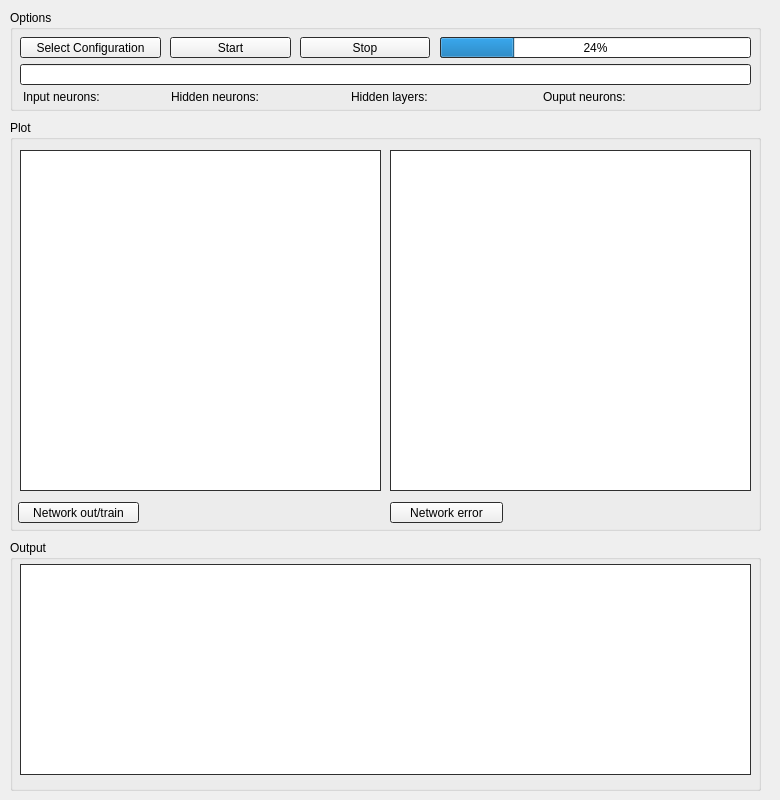
<?xml version="1.0" encoding="UTF-8"?>
<ui version="4.0">
 <class>FormLauncher</class>
 <widget class="QWidget" name="FormLauncher">
  <property name="geometry">
   <rect>
    <x>0</x>
    <y>0</y>
    <width>780</width>
    <height>800</height>
   </rect>
  </property>
  <property name="sizePolicy">
   <sizepolicy hsizetype="Expanding" vsizetype="Expanding">
    <horstretch>0</horstretch>
    <verstretch>0</verstretch>
   </sizepolicy>
  </property>
  <property name="minimumSize">
   <size>
    <width>780</width>
    <height>800</height>
   </size>
  </property>
  <property name="maximumSize">
   <size>
    <width>16666666</width>
    <height>16666666</height>
   </size>
  </property>
  <property name="sizeIncrement">
   <size>
    <width>1</width>
    <height>1</height>
   </size>
  </property>
  <property name="baseSize">
   <size>
    <width>780</width>
    <height>700</height>
   </size>
  </property>
  <property name="mouseTracking">
   <bool>false</bool>
  </property>
  <property name="windowTitle">
   <string>VOIDS</string>
  </property>
  <widget class="QWidget" name="gridLayoutWidget">
   <property name="geometry">
    <rect>
     <x>0</x>
     <y>0</y>
     <width>788</width>
     <height>808</height>
    </rect>
   </property>
   <layout class="QGridLayout" name="gridLayout">
    <property name="leftMargin">
     <number>0</number>
    </property>
    <property name="topMargin">
     <number>0</number>
    </property>
    <property name="rightMargin">
     <number>0</number>
    </property>
    <property name="bottomMargin">
     <number>0</number>
    </property>
    <property name="spacing">
     <number>0</number>
    </property>
    <item row="0" column="0">
     <widget class="QWidget" name="widgetLauncher" native="true">
      <property name="sizePolicy">
       <sizepolicy hsizetype="Expanding" vsizetype="Expanding">
        <horstretch>0</horstretch>
        <verstretch>0</verstretch>
       </sizepolicy>
      </property>
      <property name="minimumSize">
       <size>
        <width>780</width>
        <height>800</height>
       </size>
      </property>
      <property name="maximumSize">
       <size>
        <width>1666666</width>
        <height>1666666</height>
       </size>
      </property>
      <property name="palette">
       <palette>
        <active>
         <colorrole role="Base">
          <brush brushstyle="SolidPattern">
           <color alpha="255">
            <red>255</red>
            <green>255</green>
            <blue>255</blue>
           </color>
          </brush>
         </colorrole>
         <colorrole role="Window">
          <brush brushstyle="SolidPattern">
           <color alpha="255">
            <red>61</red>
            <green>61</green>
            <blue>61</blue>
           </color>
          </brush>
         </colorrole>
        </active>
        <inactive>
         <colorrole role="Base">
          <brush brushstyle="SolidPattern">
           <color alpha="255">
            <red>255</red>
            <green>255</green>
            <blue>255</blue>
           </color>
          </brush>
         </colorrole>
         <colorrole role="Window">
          <brush brushstyle="SolidPattern">
           <color alpha="255">
            <red>61</red>
            <green>61</green>
            <blue>61</blue>
           </color>
          </brush>
         </colorrole>
        </inactive>
        <disabled>
         <colorrole role="Base">
          <brush brushstyle="SolidPattern">
           <color alpha="255">
            <red>61</red>
            <green>61</green>
            <blue>61</blue>
           </color>
          </brush>
         </colorrole>
         <colorrole role="Window">
          <brush brushstyle="SolidPattern">
           <color alpha="255">
            <red>61</red>
            <green>61</green>
            <blue>61</blue>
           </color>
          </brush>
         </colorrole>
        </disabled>
       </palette>
      </property>
      <widget class="QGroupBox" name="groupBoxOptions">
       <property name="geometry">
        <rect>
         <x>10</x>
         <y>10</y>
         <width>751</width>
         <height>101</height>
        </rect>
       </property>
       <property name="sizePolicy">
        <sizepolicy hsizetype="Expanding" vsizetype="Expanding">
         <horstretch>0</horstretch>
         <verstretch>0</verstretch>
        </sizepolicy>
       </property>
       <property name="title">
        <string>Options</string>
       </property>
       <widget class="QPushButton" name="pushButtonConfiguration">
        <property name="geometry">
         <rect>
          <x>10</x>
          <y>27</y>
          <width>141</width>
          <height>21</height>
         </rect>
        </property>
        <property name="text">
         <string>Select Configuration</string>
        </property>
       </widget>
       <widget class="QLabel" name="labelHiddenNeurons">
        <property name="geometry">
         <rect>
          <x>161</x>
          <y>79</y>
          <width>161</width>
          <height>16</height>
         </rect>
        </property>
        <property name="text">
         <string>Hidden neurons:</string>
        </property>
       </widget>
       <widget class="QLabel" name="labelInputNeurons">
        <property name="geometry">
         <rect>
          <x>13</x>
          <y>79</y>
          <width>131</width>
          <height>16</height>
         </rect>
        </property>
        <property name="text">
         <string>Input neurons:</string>
        </property>
       </widget>
       <widget class="QLabel" name="labelOutputNeurons">
        <property name="geometry">
         <rect>
          <x>533</x>
          <y>79</y>
          <width>171</width>
          <height>16</height>
         </rect>
        </property>
        <property name="text">
         <string>Ouput neurons:</string>
        </property>
       </widget>
       <widget class="QLabel" name="labelHiddenLayers">
        <property name="geometry">
         <rect>
          <x>341</x>
          <y>79</y>
          <width>161</width>
          <height>16</height>
         </rect>
        </property>
        <property name="text">
         <string>Hidden layers:</string>
        </property>
       </widget>
       <widget class="QLineEdit" name="lineEditConfigurationFile">
        <property name="geometry">
         <rect>
          <x>10</x>
          <y>54</y>
          <width>731</width>
          <height>21</height>
         </rect>
        </property>
       </widget>
       <widget class="QPushButton" name="pushButtonStart">
        <property name="geometry">
         <rect>
          <x>160</x>
          <y>27</y>
          <width>121</width>
          <height>21</height>
         </rect>
        </property>
        <property name="text">
         <string>Start</string>
        </property>
       </widget>
       <widget class="QPushButton" name="pushButtonStop">
        <property name="geometry">
         <rect>
          <x>290</x>
          <y>27</y>
          <width>130</width>
          <height>21</height>
         </rect>
        </property>
        <property name="text">
         <string>Stop</string>
        </property>
       </widget>
       <widget class="QProgressBar" name="progressBar">
        <property name="geometry">
         <rect>
          <x>430</x>
          <y>27</y>
          <width>311</width>
          <height>21</height>
         </rect>
        </property>
        <property name="value">
         <number>24</number>
        </property>
       </widget>
      </widget>
      <widget class="QGroupBox" name="groupBoxOutput">
       <property name="geometry">
        <rect>
         <x>10</x>
         <y>540</y>
         <width>751</width>
         <height>251</height>
        </rect>
       </property>
       <property name="title">
        <string>Output</string>
       </property>
       <widget class="QTextEdit" name="textEditConsole">
        <property name="geometry">
         <rect>
          <x>10</x>
          <y>24</y>
          <width>731</width>
          <height>211</height>
         </rect>
        </property>
       </widget>
      </widget>
      <widget class="QGroupBox" name="groupBoxData">
       <property name="geometry">
        <rect>
         <x>10</x>
         <y>120</y>
         <width>751</width>
         <height>411</height>
        </rect>
       </property>
       <property name="sizePolicy">
        <sizepolicy hsizetype="MinimumExpanding" vsizetype="Maximum">
         <horstretch>0</horstretch>
         <verstretch>0</verstretch>
        </sizepolicy>
       </property>
       <property name="title">
        <string>Plot</string>
       </property>
       <widget class="QGraphicsView" name="graphicsViewValidation">
        <property name="geometry">
         <rect>
          <x>10</x>
          <y>30</y>
          <width>361</width>
          <height>341</height>
         </rect>
        </property>
       </widget>
       <widget class="QGraphicsView" name="graphicsViewError">
        <property name="geometry">
         <rect>
          <x>380</x>
          <y>30</y>
          <width>361</width>
          <height>341</height>
         </rect>
        </property>
       </widget>
       <widget class="QPushButton" name="pushButtonValidation">
        <property name="geometry">
         <rect>
          <x>8</x>
          <y>382</y>
          <width>121</width>
          <height>21</height>
         </rect>
        </property>
        <property name="text">
         <string>Network out/train</string>
        </property>
       </widget>
       <widget class="QPushButton" name="pushButtonError">
        <property name="geometry">
         <rect>
          <x>380</x>
          <y>382</y>
          <width>113</width>
          <height>21</height>
         </rect>
        </property>
        <property name="text">
         <string>Network error</string>
        </property>
       </widget>
      </widget>
     </widget>
    </item>
   </layout>
  </widget>
 </widget>
 <resources/>
 <connections>
  <connection>
   <sender>pushButtonConfiguration</sender>
   <signal>clicked()</signal>
   <receiver>FormLauncher</receiver>
   <slot>slotPressConfigurationButton()</slot>
   <hints>
    <hint type="sourcelabel">
     <x>94</x>
     <y>54</y>
    </hint>
    <hint type="destinationlabel">
     <x>389</x>
     <y>259</y>
    </hint>
   </hints>
  </connection>
  <connection>
   <sender>pushButtonStart</sender>
   <signal>clicked()</signal>
   <receiver>FormLauncher</receiver>
   <slot>slotStartSimulation()</slot>
   <hints>
    <hint type="sourcelabel">
     <x>239</x>
     <y>49</y>
    </hint>
    <hint type="destinationlabel">
     <x>389</x>
     <y>399</y>
    </hint>
   </hints>
  </connection>
  <connection>
   <sender>pushButtonStop</sender>
   <signal>clicked()</signal>
   <receiver>FormLauncher</receiver>
   <slot>slotStopSimulation()</slot>
   <hints>
    <hint type="sourcelabel">
     <x>369</x>
     <y>49</y>
    </hint>
    <hint type="destinationlabel">
     <x>389</x>
     <y>399</y>
    </hint>
   </hints>
  </connection>
  <connection>
   <sender>pushButtonValidation</sender>
   <signal>clicked()</signal>
   <receiver>FormLauncher</receiver>
   <slot>slotShowValidationImage()</slot>
   <hints>
    <hint type="sourcelabel">
     <x>80</x>
     <y>499</y>
    </hint>
    <hint type="destinationlabel">
     <x>389</x>
     <y>399</y>
    </hint>
   </hints>
  </connection>
  <connection>
   <sender>pushButtonError</sender>
   <signal>clicked()</signal>
   <receiver>FormLauncher</receiver>
   <slot>slotShowErrorImage()</slot>
   <hints>
    <hint type="sourcelabel">
     <x>450</x>
     <y>499</y>
    </hint>
    <hint type="destinationlabel">
     <x>389</x>
     <y>399</y>
    </hint>
   </hints>
  </connection>
 </connections>
 <slots>
  <slot>window_loaded()</slot>
  <slot>slotPressConfigurationButton()</slot>
  <slot>slotCloseSimulation()</slot>
  <slot>slotStartSimulation()</slot>
  <slot>slotStopSimulation()</slot>
  <slot>slotShowValidationImage()</slot>
  <slot>slotShowErrorImage()</slot>
  <slot>slotSelectImageWindow()</slot>
 </slots>
</ui>
